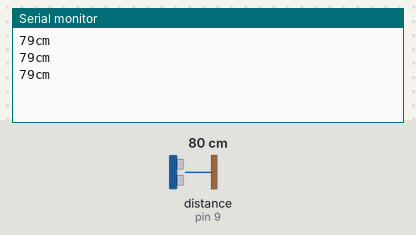
The sketch below on a simulated Arduino Uno, built with avr-gcc and run on an emulated ATmega328P. On the bench: the last lines printed to the serial monitor. Wiring (inferred from the names in the program): ultrasonic range finder: trigger pin 8; echo pin 9. The inputs (shaded band) are chosen by the test bench; at power-on: distance to the obstacle (sensor on pin 9) 80 cm. The echo pulse lasts 58.3 µs per cm.

Above: at 1.3 s.
1.4 s: distance to the obstacle (sensor on pin 9) set to 2 cm
At 1.9 s:
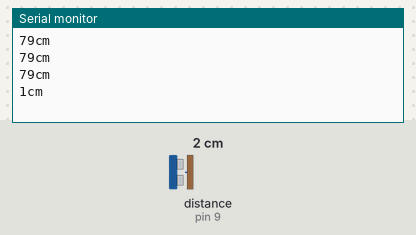
2.9 s: distance to the obstacle (sensor on pin 9) set to 4 cm
At 3.4 s:
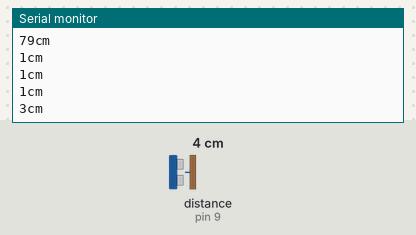
Timing chart, 0 to 5.9 s (numbered marks = the images above; inputs shaded):
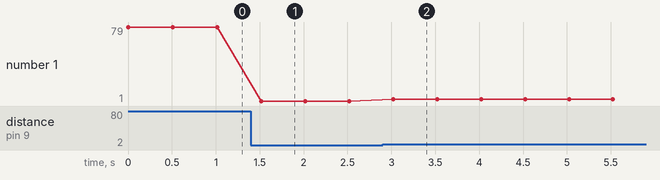

The sketch:

HC-SR04.ino
```cpp
/*
 * created by Rui Santos, https://randomnerdtutorials.com
 *
 * Complete Guide for Ultrasonic Sensor HC-SR04
 *
    Ultrasonic sensor Pins:
        VCC: +5VDC
        Trig : Trigger (INPUT) - Pin9
        Echo: Echo (OUTPUT) - Pin 8
        GND: GND
 */

int trigPin = 8;    // Trigger
int echoPin = 9;    // Echo
long duration, cm; //, inches;


void setup() {
  //Serial Port begin
  Serial.begin (9600);
  //Define inputs and outputs
  pinMode(trigPin, OUTPUT);
  pinMode(echoPin, INPUT);
}

void loop() {
  // The sensor is triggered by a HIGH pulse of 10 or more microseconds.
  // Give a short LOW pulse beforehand to ensure a clean HIGH pulse:
  digitalWrite(trigPin, LOW);
  delayMicroseconds(5);
  digitalWrite(trigPin, HIGH);
  delayMicroseconds(10);
  digitalWrite(trigPin, LOW);

  // Read the signal from the sensor: a HIGH pulse whose
  // duration is the time (in microseconds) from the sending
  // of the ping to the reception of its echo off of an object.
  pinMode(echoPin, INPUT);
  duration = pulseIn(echoPin, HIGH);

  // Convert the time into a distance
  cm = (duration/2) / 29.1;     // Divide by 29.1 or multiply by 0.0343
  //inches = (duration/2) / 74;   // Divide by 74 or multiply by 0.0135

  //Serial.print(inches);
  //Serial.print("in, ");
  Serial.print(cm);
  Serial.print("cm");
  Serial.println();

  delay(500);
}
```

Measured:
- after the input at 1.4 s, the serial monitor: prints a new line after 0.12 s (image 1)
- after the input at 2.9 s, the serial monitor: prints a new line after 0.12 s (image 2)
- plotted number 1: 79 → 1 after the input at 1.4 s, 1 → 3 after the input at 2.9 s
